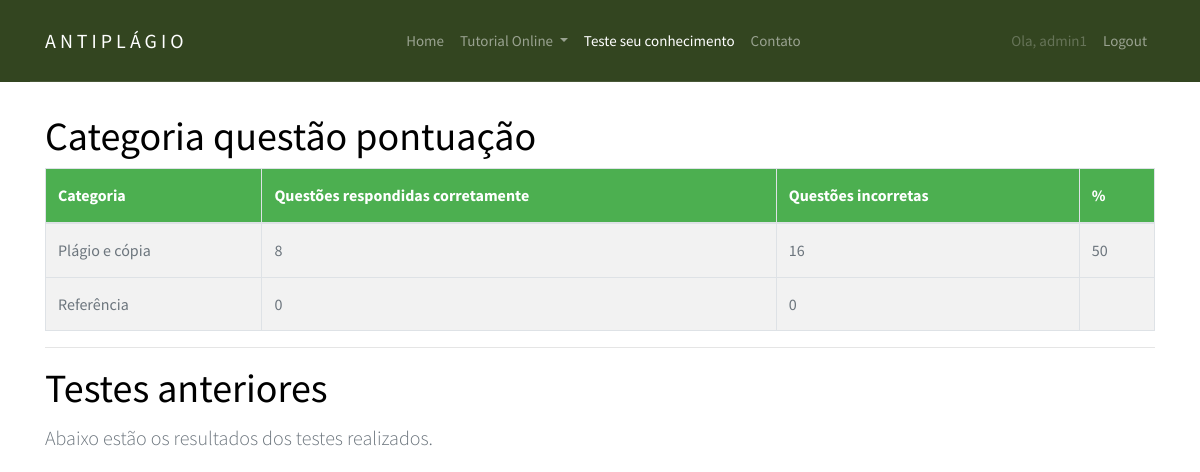
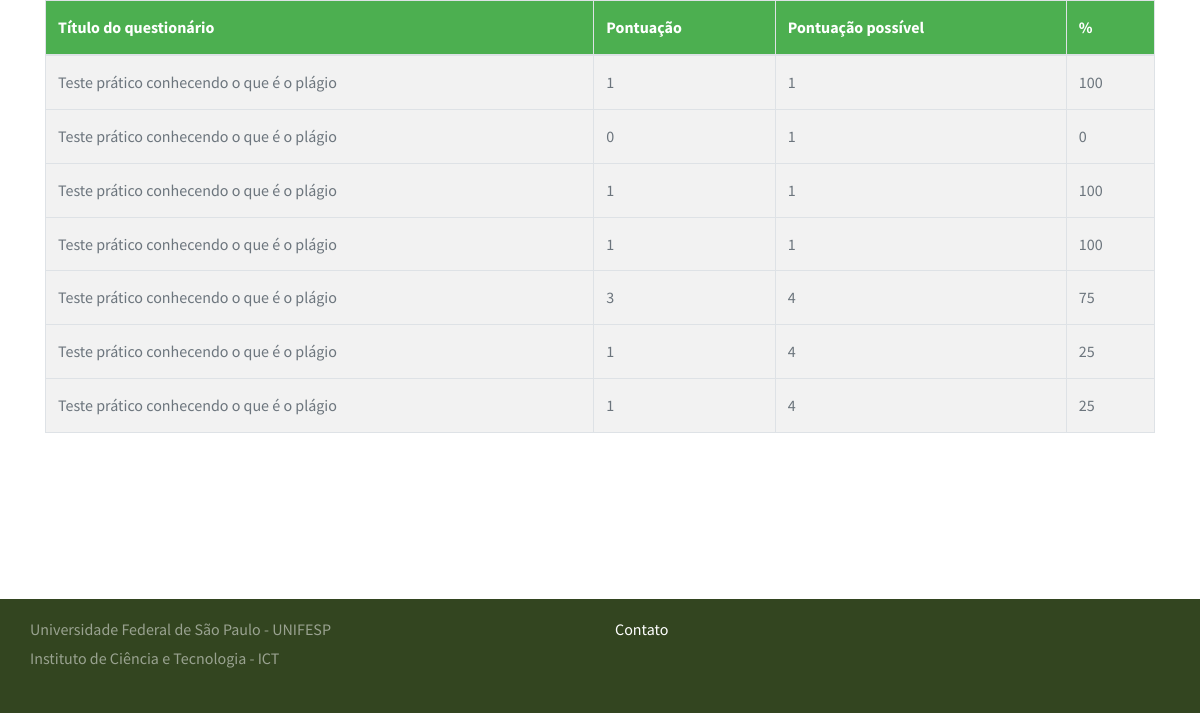
Page /quiz/progress/ (signed in) on the earlier database version (2 pictures, top to bottom).
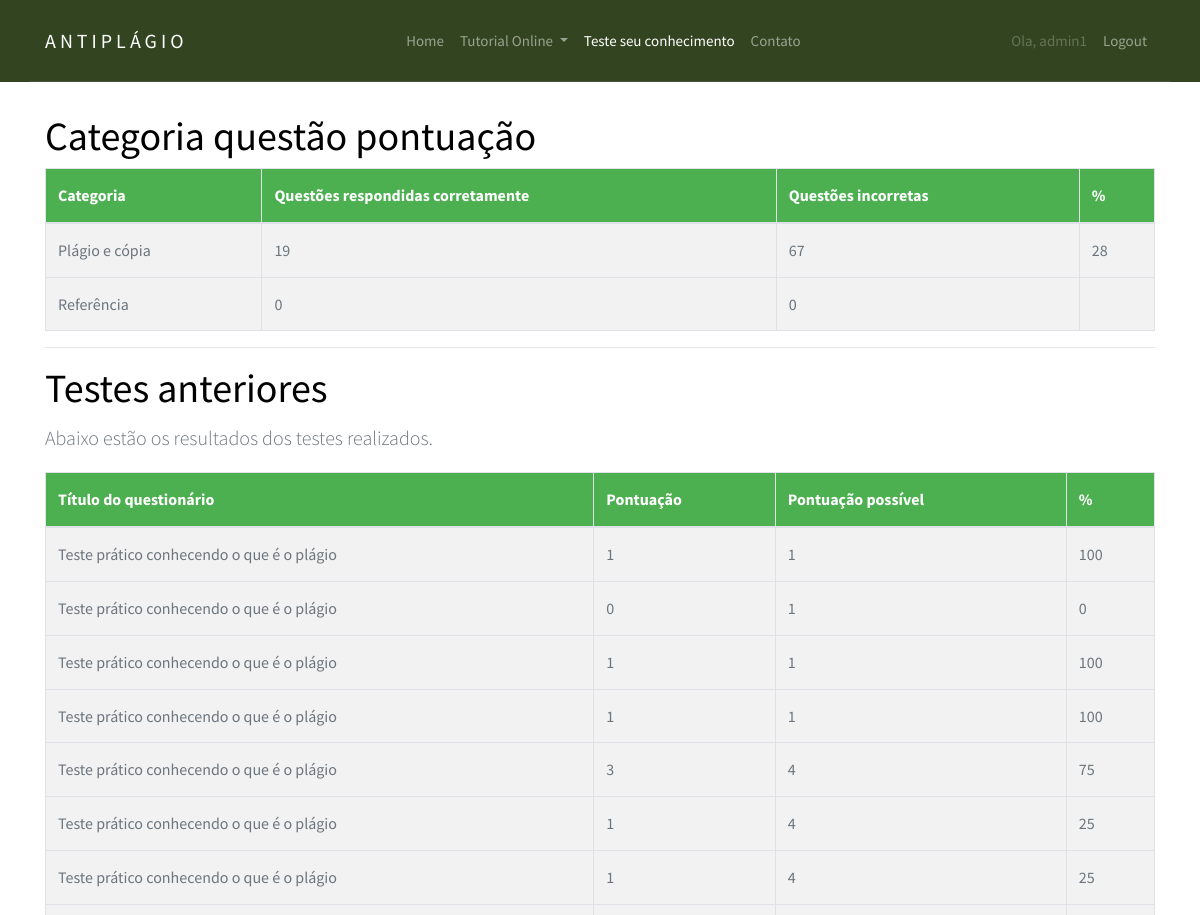
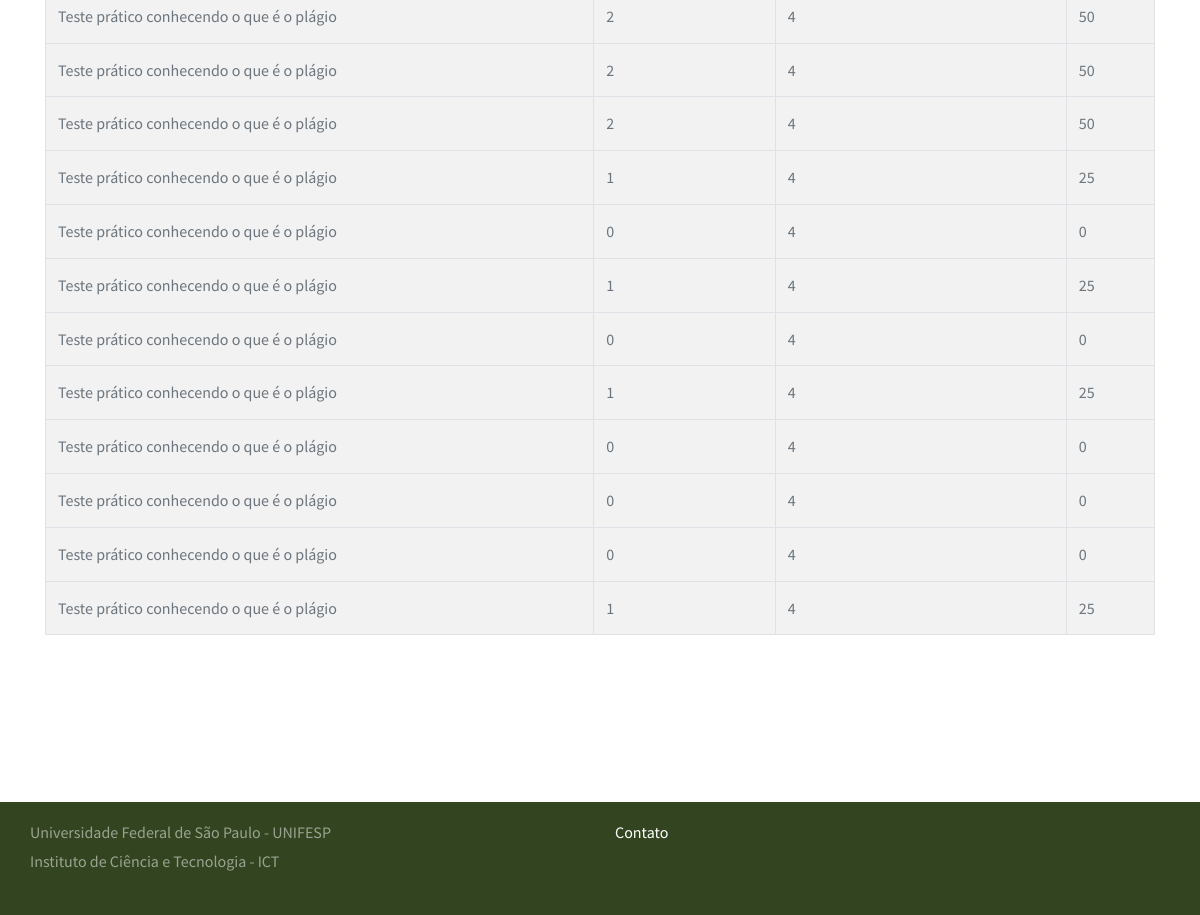
Same page on the later database version (2 pictures, top to bottom).
### django_quiz/quiz/models.py (models this page shows, shortened)
@python_2_unicode_compatible
class Category(models.Model):
    category = models.CharField(
        verbose_name=_("Categoria"),
        max_length=250, blank=True,
        unique=True, null=True)
    objects = CategoryManager()
    class Meta:
        verbose_name = _("Categoria")
        verbose_name_plural = _("Categorias")

class Sitting(models.Model):
    user = models.ForeignKey(settings.AUTH_USER_MODEL, verbose_name=_("Usuário"), on_delete=models.PROTECT)
    quiz = models.ForeignKey(Quiz, verbose_name=_("Quiz"), on_delete=models.PROTECT)
    question_order = models.CharField(
        max_length=1024,
        verbose_name=_("Ordem das questões"),
        validators=[validate_comma_separated_integer_list])
    question_list = models.CharField(
        max_length=1024,
        verbose_name=_("Lista das questões"),
        validators=[validate_comma_separated_integer_list])
    incorrect_questions = models.CharField(
        max_length=1024,
        blank=True,
        verbose_name=_("Questões incorretas"),
        validators=[validate_comma_separated_integer_list])
    current_score = models.IntegerField(verbose_name=_("Pontuação atual"))
    complete = models.BooleanField(default=False, blank=False,
                                   verbose_name=_("Completa"))
    user_answers = models.TextField(blank=True, default='{}',
                                    verbose_name=_("Resposta do usuário"))
    start = models.DateTimeField(auto_now_add=True,
                                 verbose_name=_("Iniciar"))
    end = models.DateTimeField(null=True, blank=True, verbose_name=_("Fim"))
    objects = SittingManager()
    class Meta:
        permissions = (("view_sittings", _("Visualizar testes concluídos.")),)
    def _question_ids(self):
        return [int(n) for n in self.question_order.split(',') if n]
    @property
    def get_percent_correct(self):
        dividend = float(self.current_score)
        divisor = len(self._question_ids())
        if divisor < 1:
            return 0            # prevent divide by zero error
        if dividend > divisor:
            return 100
        correct = int(round((dividend / divisor) * 100))
        if correct >= 1:
            return correct
        else:
            return 0
    @property
    def get_max_score(self):
        return len(self._question_ids())

@python_2_unicode_compatible
class Quiz(models.Model):
    title = models.CharField(
        verbose_name=_("Título"),
        max_length=60, blank=False)
    description = models.TextField(
        verbose_name=_("Descrição"),
        blank=True, help_text=_("Descrição do questionário"))
    url = models.SlugField(
        max_length=60, blank=False,
        help_text=_("Uma URL amigável"),
        verbose_name=_("Uma URL amigável"))
    category = models.ForeignKey(
        Category, null=True, blank=True,
        verbose_name=_("Categoria"), on_delete=models.PROTECT)
    random_order = models.BooleanField(
        blank=False, default=False,
        verbose_name=_("Ordem aleatória"),
        help_text=_("Exibe as peguntas em"
                    "uma ordem aleatória ou como eles "
                    "estão setados?"))
    max_questions = models.PositiveIntegerField(
        blank=True, null=True, verbose_name=_("Questões Max"),
        help_text=_("Número de perguntas a serem respondidas em cada tentativa."))
    answers_at_end = models.BooleanField(
        blank=False, default=False,
        help_text=_("A resposta correta NÃO é mostrada após a pergunta ."
                    " Respostas exibidas no final."),
        verbose_name=_("Respostas no final"))
    exam_paper = models.BooleanField(
        blank=False, default=False,
        help_text=_("Se sim o resultado de cada"
                    " tentativa do usuário será"
                    " armazenado. Necessário marcação"),
        verbose_name=_("Resultado teste"))
    single_attempt = models.BooleanField(
        blank=False, default=False,
        help_text=_("Se sim, apenas uma tentativa por"
                    " usuário será permitida"
                    " Não usuários não poderam fazer este teste."),
        verbose_name=_("Tentativa única"))
    pass_mark = models.SmallIntegerField(
        blank=True, default=0,
        verbose_name=_("Marca de aprovação"),
        help_text=_("Porcentagem necessária para passar no teste."),
        validators=[MaxValueValidator(100)])
    success_text = models.TextField(
        blank=True, help_text=_("Exibido se o usuário for aprovado."),
        verbose_name=_("Texto de sucesso"))
    fail_text = models.TextField(
        verbose_name=_("Texto de falha"),
        blank=True, help_text=_("Exibido se o usuário falhar"))
    draft = models.BooleanField(
        blank=True, default=False,
        verbose_name=_("Draft"),
        help_text=_("Se sim o questionário não é exibido"
                    " na lista de perguntas e só pode ser"
                    " visualizada por usuários que podem editar"
                    " os testes."))
    class Meta:
        verbose_name = _("Quiz")
        verbose_name_plural = _("Quizzes")

### django_quiz/quiz/views.py (the view)
class QuizUserProgressView(TemplateView):
    template_name = 'progress.html'
    @method_decorator(login_required)
    def dispatch(self, request, *args, **kwargs):
        return super(QuizUserProgressView, self)\
            .dispatch(request, *args, **kwargs)
    def get_context_data(self, **kwargs):
        context = super(QuizUserProgressView, self).get_context_data(**kwargs)
        progress, c = Progress.objects.get_or_create(user=self.request.user)
        context['cat_scores'] = progress.list_all_cat_scores
        context['exams'] = progress.show_exams()
        return context

### django_quiz/quiz/models.py (called while the page is built)
    def show_exams(self):
        return Sitting.objects.filter(user=self.user, complete=True)

### django_quiz/build/lib/quiz/templates/progress.html (shortened to what this page needs)
{% extends "base.html" %}
{% load i18n %}
{% load quiz_tags %}
{% block content %}
<section class="site-section">
    <div class="container">
		{% if cat_scores %}
		<h1>{% trans "Categoria questão pontuação" %}</h1>
		<table class="table table-bordered table-striped">
			<thead>
			<tr>
				<th>{% trans "Categoria" %}</th>
				<th>{% trans "Questões respondidas corretamente" %}</th>
				<th>{% trans "Questões incorretas" %}</th>
				<th>%</th>
			</tr>
			</thead>
			<tbody>
			{% for cat, value in cat_scores.items %}
			<tr>
				<td>{{ cat }}</td>
				<td>{{ value.0 }}</td>
				<td>{{ value.1 }}</td>
				<td>{{ value.2 }}</td>
			</tr>
			{% endfor %}
			</tbody>
		</table>
		{% endif %}
		{% if exams %}
		<hr>
		<h1>{% trans "Testes anteriores" %}</h1>
		<p class="lead">
			{% trans "Abaixo estão os resultados dos testes realizados." %}
		</p>
		<table class="table table-bordered table-striped">
			<thead>
			<tr>
				<th>{% trans "Título do questionário" %}</th>
				<th>{% trans "Pontuação" %}</th>
				<th>{% trans "Pontuação possível" %}</th>
				<th>%</th>
			</tr>
			</thead>
			<tbody>
			{% for exam in exams %}
			<tr>
				<td>{{ exam.quiz.title }}</td>
				<td>{{ exam.current_score }}</td>
				<td>{{ exam.get_max_score }}</td>
				<td>{{ exam.get_percent_correct }}</td>
			</tr>
			{% endfor %}
			</tbody>
		</table>
		{% endif %}
	</div>
</section>
{% endblock %}

### django_quiz/build/lib/quiz/templates/base.html (shortened to what this page needs)
{% load i18n %}
{% load static %}
<!DOCTYPE html>
<html xmlns:fb="http://www.facebook.com/2008/fbml" xmlns="http://www.w3.org/1999/xhtml" xml:lang="en" lang="en" dir="ltr">
<head>
<link rel="stylesheet" href="{% static 'css/bootstrap.css' %}">
<link rel="stylesheet" href="{% static 'css/animate.css' %}">
<link rel="stylesheet" href="{% static 'css/owl.carousel.min.css' %}">
<link rel="stylesheet" href="{% static 'css/style.css' %}">
</head>
<body>
<header role="banner">
	<nav class="navbar navbar-expand-md navbar-dark bg-light">
	  <div class="container">
		<a class="navbar-brand absolute" href="{% url 'siteTutorial_home' %}">AntiPlágio</a>
		<div class="collapse navbar-collapse navbar-light" id="navbarsExample05">
		  <ul class="navbar-nav mx-auto">
			<li class="nav-item">
			  <a class="nav-link" href="{% url 'siteTutorial_home' %}">Home</a>
			</li>
			<li class="nav-item dropdown">
				<a class="nav-link dropdown-toggle" href="{% url 'siteTutorial_topicos' %}" id="dropdown04" data-toggle="dropdown-item" aria-haspopup="true" aria-expanded="false">Tutorial Online </a>
			</li>
			<li class="nav-item">
			  <a class="nav-link active" href="{% url 'quiz_index' %}">Teste seu conhecimento</a>
			</li>
			<li class="nav-item">
			  <a class="nav-link" href="{% url 'siteTutorial_contato' %}">Contato</a>
			</li>
		  </ul>
		  <ul class="navbar-nav absolute-right">
			{% if user.is_authenticated %}
			<li class="nav-item">
				<a class="nav-link disabled" href="">Ola, {{ user }}</a>
            </li>
            <li class="nav-item">
                    <a class="nav-link" href="{% url 'logout' %}">Logout</a>
            </li>
			{% else %}
			<li class="nav-item">
					<a class="nav-link" href="{% url 'login' %}">Login</a>
			</li>
			{% endif %}
		  </ul>
		</div>
	  </div>
	</nav>
</header>
    {% block content %}
    {% endblock %}
<footer class="site-footer" style="background: #334520 !important;">
        <div class="container">
        <div class="row mb-2">
            <p>Universidade Federal de São Paulo - UNIFESP<br>
                Instituto de Ciência e Tecnologia - ICT<br>
            </p>
            <div class="col-md-6 ml-auto">
            <div class="row">
                <div class="col-md-4">
                <ul class="list-unstyled">
                    <li><a href="{% url 'siteTutorial_contato' %}">Contato</a></li>
                </ul>
                </div>
            </div>
            </div>
        </div>
        </div>
</footer>
</body>
</html>

### static/css/style.css (style rules this page uses)
body { background: #fff; font-family: "Source Sans Pro", arial, sans-serif; font-weight: 400; font-size: 16px; line-height: 1.8; color: #6c757d; position: relative; padding-bottom: 152px; min-height: 100vh; }
a { -webkit-transition: .3s all ease; -o-transition: .3s all ease; transition: .3s all ease; text-decoration: none; }
h1, h2, h3, h4, h5 { color: #000; font-family: "Source Sans Pro", arial, sans-serif; }
header { position: fixed; top: 0; left: 0; width: 100%; z-index: 5; }
header .navbar-brand { text-transform: uppercase; letter-spacing: .2em; font-weight: 400; color: #fff !important; }
header .navbar-collapse { position: relative; }
header .navbar { padding-top: 0; padding-bottom: 0; background: #334520 !important; }
header .navbar .container { border-bottom: 1px solid rgba(255, 255, 255, 0.1); }
header .navbar .navbar-nav.absolute-right { position: relative; right: 0; }
header .navbar .nav-link { padding: 1.7rem 1rem; font-size: 15px; outline: none !important; }
header .navbar .nav-link.active { color: #fff !important; }
.site-section { padding: 7em 0; }
.site-footer { position: absolute; width: 100%; bottom: 0; background-position: center center; background-repeat: no-repeat; padding: 1em 0; }
.site-footer a { color: #fff; }
.site-footer p { color: rgba(255, 255, 255, 0.5); }
table { border-collapse: collapse; width: 100%; border: 1px solid #ddd; }
th, td { text-align: left; padding: 8px; }
tr:nth-child(even) { background-color: #f2f2f2 }
th { background-color: #4CAF50; color: white; }

Differences in the rows shown:
now on this page (row edited): Sitting: quiz "Teste prático conhecendo o que é o plágio", current_score "2", get_max_score "4", get_percent_correct "50"
added Sitting: quiz "Teste prático conhecendo o que é o plágio", current_score "2", get_max_score "4", get_percent_correct "50"
added Sitting: quiz "Teste prático conhecendo o que é o plágio", current_score "2", get_max_score "4", get_percent_correct "50"
added Sitting: quiz "Teste prático conhecendo o que é o plágio", current_score "1", get_max_score "4", get_percent_correct "25"
added Sitting: quiz "Teste prático conhecendo o que é o plágio", current_score "0", get_max_score "4", get_percent_correct "0"
added Sitting: quiz "Teste prático conhecendo o que é o plágio", current_score "1", get_max_score "4", get_percent_correct "25"
added Sitting: quiz "Teste prático conhecendo o que é o plágio", current_score "0", get_max_score "4", get_percent_correct "0"
added Sitting: quiz "Teste prático conhecendo o que é o plágio", current_score "1", get_max_score "4", get_percent_correct "25"
added Sitting: quiz "Teste prático conhecendo o que é o plágio", current_score "0", get_max_score "4", get_percent_correct "0"
added Sitting: quiz "Teste prático conhecendo o que é o plágio", current_score "0", get_max_score "4", get_percent_correct "0"
added Sitting: quiz "Teste prático conhecendo o que é o plágio", current_score "0", get_max_score "4", get_percent_correct "0"
added Sitting: quiz "Teste prático conhecendo o que é o plágio", current_score "1", get_max_score "4", get_percent_correct "25"
Other differences:
new list line: "Plágio e cópia"
new list line: "19 67 28"
list line gone: "Plágio e cópia"
list line gone: "8 16 50"
